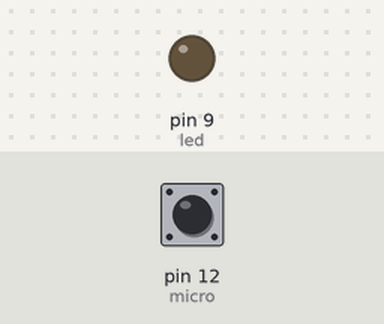
Bench run of a sketch on a simulated Arduino Uno, built with avr-gcc and run on an emulated ATmega328P. On the bench: output pins drawn as LEDs (lit = HIGH). The inputs (shaded band) are chosen by the test bench; at power-on: pin 12 (micro) LOW.

Above: at 1.2 s.
1.3 s: pin 12 (micro) pulsed HIGH 2 times (0.12 s each, 0.3 s apart)
At 2.6 s:
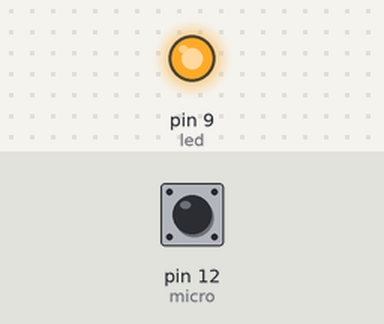
Timing chart, 0 to 4.3 s (numbered marks = the images above; inputs shaded):
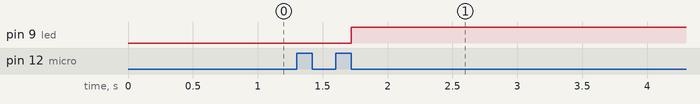

The sketch:

Candeeiro.ino
```cpp
#define led 9
#define micro 12

bool valor=false;

// Variaveis para ajudar na captação do bater de palmas
bool estagio1=false;
bool estagio2=false;
bool estagio3=false;

// Variaveis para fazer a função do tempo limite da onda em alta e baixa
int a;
int b;

void setup() {
  pinMode(led, OUTPUT); //Configura LED como saída
  pinMode(micro, INPUT); //Configura o microfone como entrada

  digitalWrite(led, LOW); //Começa com o LED apagado
}

void loop() {
  valor = digitalRead(micro);//Le o pino digital

  // Teste do primeiro bater de palmas
  if(valor==true && estagio1 == false){ //Primeiro testa se o pino esta em alta
    estagio1=true; //Ativa uma variavel auxiliar
    a=0; //Volta o temporizador para 0
  }

  // Agora testa se o pino que estava em alta abaixou
  if(valor==false && estagio1 == true && estagio2==false){
    estagio2=true; //Ativa a segunda variavel auxiliar
    a=0;
  }

  // Testa se o tempo em alta da primeira onda ultrapassou 200ms
  if(estagio1==true && estagio2==false){
    // Essa parte adiciona + 1 à variavel 'a' enquanto a onda esta em nivel alto; se a onda continuar em nivel alto por 200ms, o programa volta pro inicio
    delay(1);
    a++;
    if(a>200){
      estagio1=false; //Manda o programa voltar pra etapa 0
    }
  }

  // Testa se o tempo em alta da primeira onda ultrapassou 700ms
  if(estagio2==true){
    // Essa parte adiciona + 1 a variavel 'a' enquanto a onda esta em nivel baixo (etapa 2 true e etapa 3 false); se a onda continuar em nivel baixo por 200ms, o programa volta pro inciio
    if(estagio3 == false){
      delay(1);
      a++;
      if(a>700){
        estagio1=false; //Manda o programa voltar pra etapa 0
        estagio2=false;
      }
    }

    // Se a variavel 'a' chegar no minimo a 70ms (tempo em baixa) o programa pode começar a verificação da segunda onda
    // Esse tempo de 70us serve para o programa nao confundir vibrações que ocorrem em intervalos de tempo muito pequenos
    if(a>70){
      //Teste do segundo bater de palmas
      if(valor==true && estagio2 == true && estagio3 == false){ //Testa se o pino foi pra alta (observe que o estagio2== true é redundante, mas vou manter para facilitar o entendimento)
        estagio3=true; //Ativa a terceira variavel auxiliar
        b=0;//Volta o temporizador b para 0
      }

      // Agora testa se o pino que estava em alta abaixou (neste caso testa se ocorreu o bater de palmas duas vezes
      if(valor==false && estagio3 == true){
        digitalWrite(led, !digitalRead(led));//Inverte o sinal do LED
        estagio1=false; //Volta o programa voltar pra etapa 0
        estagio2=false;
        estagio3=false;
        //delay(1000); //Cria um delay ate a proxima amostragem para nao misturar os dados
      }

      // Testa se o tempo em alta da segunda onda ultrapassou 200ms
      if(estagio3==true){
        // Esta parte adiciona + 1 a variavel 'b' enquanto a onda (segunda) esta em nivel alto; se a onda continuar em nivel alto por 200ms, o programa volta pro inicio
        delay(1);
        b++;
        if(b>200){
          estagio1=false; // Se sim, manda o programa voltar pra etapa 0
          estagio2=false;
          estagio3=false;
        }
      }
    }
  }

  delayMicroseconds(1/44100*1000000);//Delay de 44Khz (frequencia comum para gravação de audio)
}
```

Measured:
- after the input at 1.3 s, pin 9 (led): LOW → HIGH after 0.42 s
